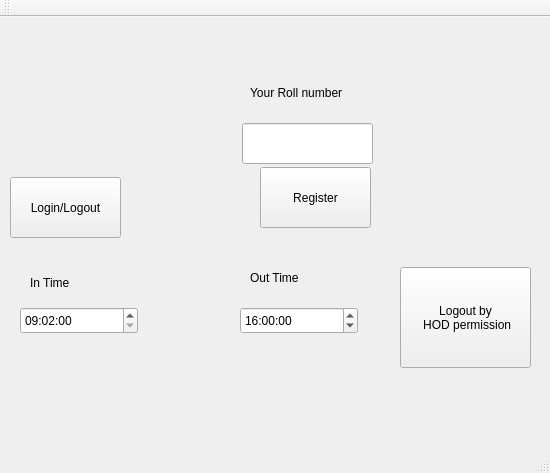
<?xml version="1.0" encoding="UTF-8"?>
<ui version="4.0">
 <class>MainWindow</class>
 <widget class="QMainWindow" name="MainWindow">
  <property name="geometry">
   <rect>
    <x>0</x>
    <y>0</y>
    <width>550</width>
    <height>473</height>
   </rect>
  </property>
  <property name="windowTitle">
   <string>MainWindow</string>
  </property>
  <widget class="QWidget" name="centralWidget">
   <widget class="QPushButton" name="register_2">
    <property name="geometry">
     <rect>
      <x>260</x>
      <y>150</y>
      <width>111</width>
      <height>61</height>
     </rect>
    </property>
    <property name="text">
     <string>Register</string>
    </property>
   </widget>
   <widget class="QPushButton" name="pushButton_2">
    <property name="geometry">
     <rect>
      <x>10</x>
      <y>160</y>
      <width>111</width>
      <height>61</height>
     </rect>
    </property>
    <property name="text">
     <string>Login/Logout</string>
    </property>
   </widget>
   <widget class="QLabel" name="status">
    <property name="geometry">
     <rect>
      <x>250</x>
      <y>50</y>
      <width>141</width>
      <height>51</height>
     </rect>
    </property>
    <property name="text">
     <string>Your Roll number </string>
    </property>
   </widget>
   <widget class="QLabel" name="status_2">
    <property name="geometry">
     <rect>
      <x>10</x>
      <y>70</y>
      <width>161</width>
      <height>61</height>
     </rect>
    </property>
    <property name="text">
     <string/>
    </property>
   </widget>
   <widget class="QLineEdit" name="lineEdit">
    <property name="geometry">
     <rect>
      <x>242</x>
      <y>106</y>
      <width>131</width>
      <height>41</height>
     </rect>
    </property>
   </widget>
   <widget class="QLabel" name="date">
    <property name="geometry">
     <rect>
      <x>0</x>
      <y>0</y>
      <width>221</width>
      <height>61</height>
     </rect>
    </property>
    <property name="text">
     <string/>
    </property>
   </widget>
   <widget class="QTimeEdit" name="timeEdit">
    <property name="geometry">
     <rect>
      <x>20</x>
      <y>290</y>
      <width>118</width>
      <height>27</height>
     </rect>
    </property>
    <property name="focusPolicy">
     <enum>Qt::StrongFocus</enum>
    </property>
    <property name="calendarPopup">
     <bool>true</bool>
    </property>
    <property name="currentSectionIndex">
     <number>2</number>
    </property>
    <property name="time">
     <time>
      <hour>9</hour>
      <minute>2</minute>
      <second>0</second>
     </time>
    </property>
   </widget>
   <widget class="QLabel" name="label">
    <property name="geometry">
     <rect>
      <x>30</x>
      <y>250</y>
      <width>101</width>
      <height>31</height>
     </rect>
    </property>
    <property name="text">
     <string>In Time</string>
    </property>
   </widget>
   <widget class="QLabel" name="label_2">
    <property name="geometry">
     <rect>
      <x>250</x>
      <y>250</y>
      <width>81</width>
      <height>21</height>
     </rect>
    </property>
    <property name="text">
     <string>Out Time</string>
    </property>
   </widget>
   <widget class="QTimeEdit" name="timeEdit_2">
    <property name="geometry">
     <rect>
      <x>240</x>
      <y>290</y>
      <width>118</width>
      <height>27</height>
     </rect>
    </property>
    <property name="time">
     <time>
      <hour>16</hour>
      <minute>0</minute>
      <second>0</second>
     </time>
    </property>
   </widget>
   <widget class="QPushButton" name="pushButton">
    <property name="geometry">
     <rect>
      <x>400</x>
      <y>250</y>
      <width>131</width>
      <height>101</height>
     </rect>
    </property>
    <property name="text">
     <string>Logout by 
 HOD permission</string>
    </property>
   </widget>
  </widget>
  <widget class="QMenuBar" name="menuBar">
   <property name="geometry">
    <rect>
     <x>0</x>
     <y>0</y>
     <width>550</width>
     <height>25</height>
    </rect>
   </property>
  </widget>
  <widget class="QToolBar" name="mainToolBar">
   <attribute name="toolBarArea">
    <enum>TopToolBarArea</enum>
   </attribute>
   <attribute name="toolBarBreak">
    <bool>false</bool>
   </attribute>
  </widget>
  <widget class="QStatusBar" name="statusBar"/>
 </widget>
 <layoutdefault spacing="6" margin="11"/>
 <resources/>
 <connections/>
</ui>
